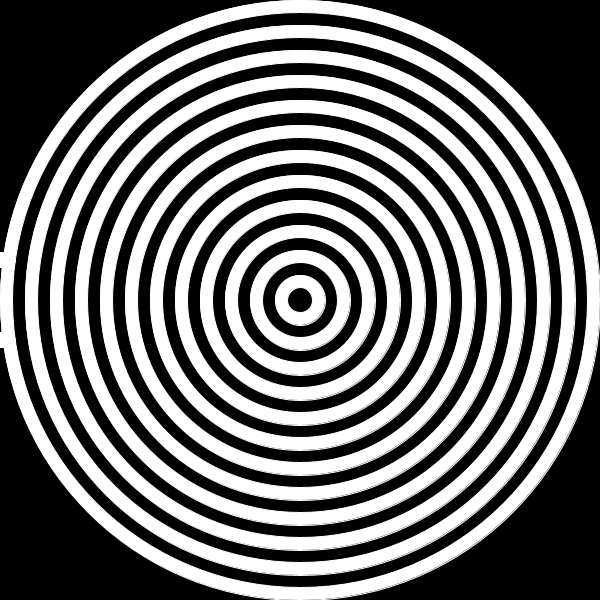
Frame 1 (no input)
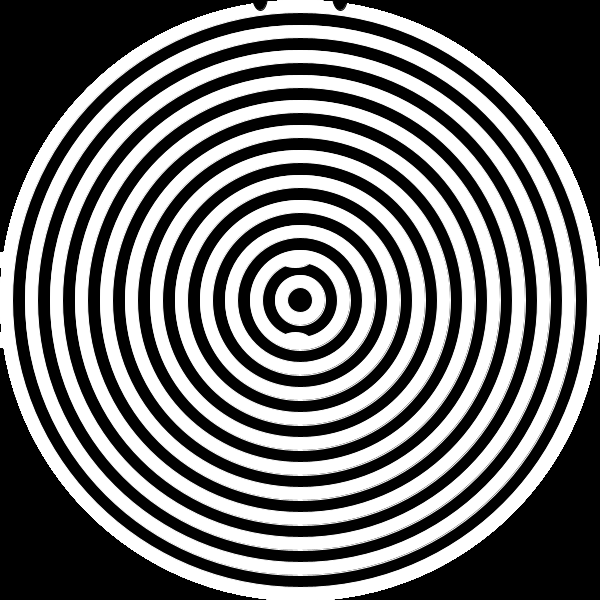
Frame 60 (the mouse pressed at the canvas centre just before this capture)
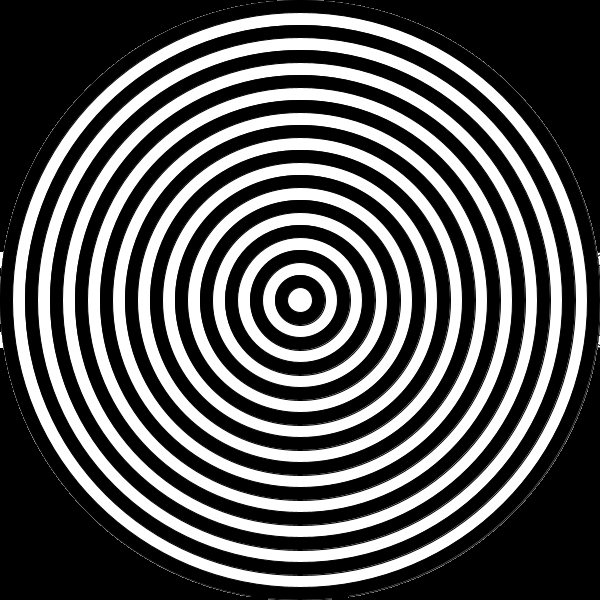
Frame 120 (the mouse held since frame 60 and released just before this capture)

The Processing sketch that drew these frames (run headless with seeded random() and noise(); from frame 60 on, the mouse is pressed at the canvas centre):

// Processing sketch: Ilusion2
// ── Ilusion2.pde
float a;
float b;
float c;
float d;
void setup() {
  size(600, 600);
  background(0);
  //a = height/2;
  //b = width/2;
  //c = height/2;
  //d = width/2;

  b = 0;
  d = 0;

  a = (-1)*(height/2);
  c = (-1)*(height/2);
}
void draw() {
  //background(0);
  stroke(255);
  noFill();

  for (int i=600; i >0; i-=25) {
    if (i%2 == 0) {
      fill(255);
      ellipse(300, 300, 0+i, 0+i);
    } else {
      fill(0);
      ellipse(300, 300, 0+i, 0+i);
    }
  }

  fill(255, 255, 255);
  //fill(0,0,0);
  ellipse(b, 260, 30, 15);
  ellipse(d, 340, 30, 15);

  fill(0, 0, 0);
  stroke(0);
  ellipse(260, c, 15, 30);
  ellipse(340, a, 15, 30);
  
  //ellipse(238, c, 15, 30);
  //ellipse(362, a, 15, 30);
  b = b + 5;
  if (b > width+(width/2)) { 
    b = 0;
  }
  d = d + 5;
  if (d > width+(width/2)) { 
    d = 0;
  }

  a = a + 5;
  if (a > height) {
    a = (-1)*(height/2);
  }
  c = c + 5;
  if (c > height) {
    c = (-1)*(height/2);
  }
  //a = a - 3;
  //if (a < 0) { 
  //  a = height/2; 
  //}
  //b = b - 3;
  //if (b < 0) { 
  //  b = width/2; 
  //}
  //c = c + 3;
  //if (c > height) { 
  //  c = height/2; 
  //}
  //d = d + 3;
  //if (d > width) { 
  //  d = width/2; 
  //}

  if (mousePressed == true) {
    for (int i=600; i >0; i-=25) {
      if (i%2 == 0) {
        fill(0);
        ellipse(300, 300, 0+i, 0+i);
      } else {
        fill(255);
        ellipse(300, 300, 0+i, 0+i);
      }
    }
    fill(255, 255, 255);
    //fill(0,0,0);
    ellipse(b, 260, 30, 15);
    ellipse(d, 340, 30, 15);

    fill(0, 0, 0);
    stroke(0);
    ellipse(260, c, 15, 30);
    ellipse(340, a, 15, 30);
    b = b + 5;
    if (b > width+(width/2)) { 
      b = 0;
    }
    d = d + 5;
    if (d > width+(width/2)) { 
      d = 0;
    }

    a = a + 5;
    if (a > height) {
      a = (-1)*(height/2);
    }
    c = c + 5;
    if (c > height) {
      c = (-1)*(height/2);
    }
  }
  
  //mousePressed();
}

void mousePressed(){
  for (int i=600; i >0; i-=25) {
      if (i%2 == 0) {
        fill(0);
        ellipse(300, 300, 0+i, 0+i);
      } else {
        fill(255);
        ellipse(300, 300, 0+i, 0+i);
      }
    }
    fill(255, 255, 255);
    //fill(0,0,0);
    ellipse(b, 260, 30, 15);
    ellipse(d, 340, 30, 15);

    fill(0, 0, 0);
    stroke(0);
    ellipse(260, c, 15, 30);
    ellipse(340, a, 15, 30);
    b = b + 5;
    if (b > width+(width/2)) { 
      b = 0;
    }
    d = d + 5;
    if (d > width+(width/2)) { 
      d = 0;
    }

    a = a + 5;
    if (a > height) {
      a = (-1)*(height/2);
    }
    c = c + 5;
    if (c > height) {
      c = (-1)*(height/2);
    }
}
